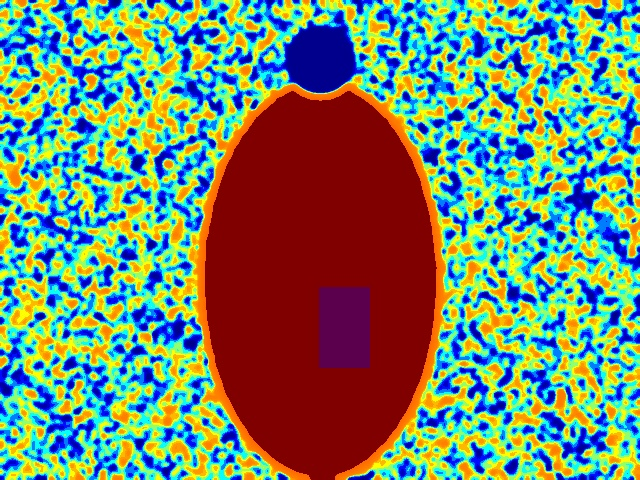
#> input picture thermal_weapon_detection/dataset/images/train/thermal_0000.jpg, 640 x 480 px, given in place of the camera
$ python thermal_simulator.py
#> lines starting #> are read from the running program, lines starting #| are printed output that depends on the picture
#> in test_webcam, frame is the input picture: shape (480, 640, 3); mean B, G, R 107.8, 133.7, 116.6
"""
Standalone thermal simulator test - No imports needed
Run this to verify thermal effect works
"""

import cv2
import numpy as np
import os

def create_thermal_effect(image):
    """Converts RGB image to simulated thermal image"""
    gray = cv2.cvtColor(image, cv2.COLOR_BGR2GRAY)
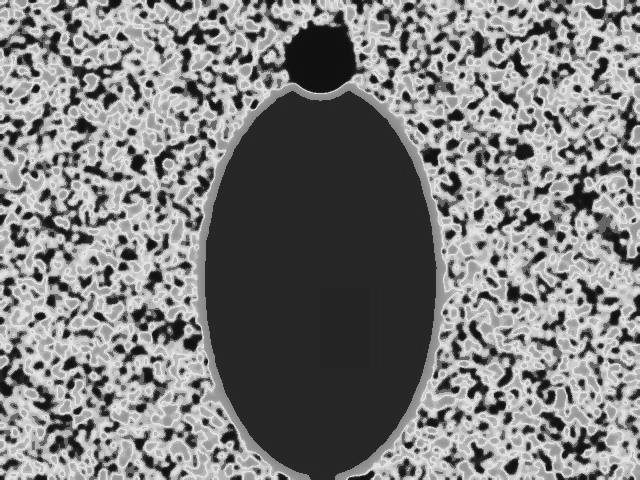
#> gray: shape (480, 640); min 14, max 234, mean 125.6
    inverted = cv2.bitwise_not(gray)
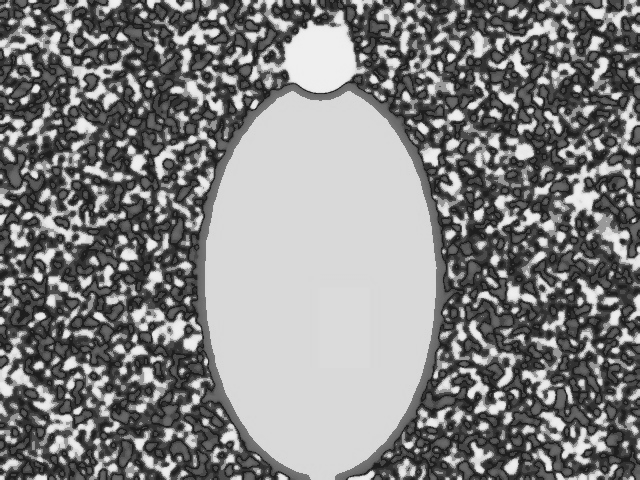
#> inverted: shape (480, 640); min 21, max 241, mean 129.4
    blurred = cv2.GaussianBlur(inverted, (15, 15), 0)
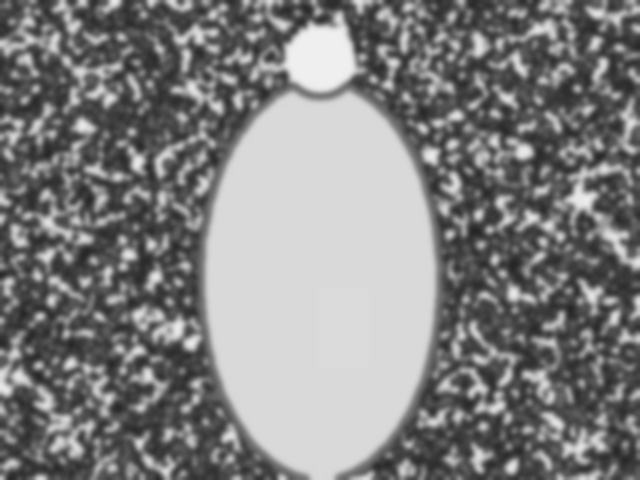
#> blurred: shape (480, 640); min 36, max 239, mean 129.4
    enhanced = cv2.equalizeHist(blurred)
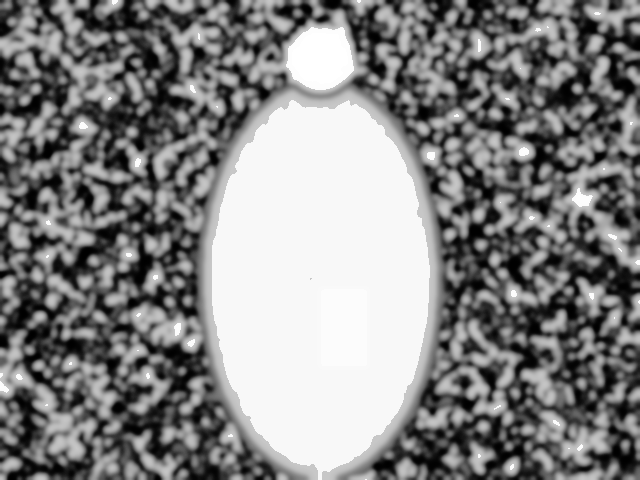
#> enhanced: shape (480, 640); min 0, max 255, mean 132.9
    thermal = cv2.applyColorMap(enhanced, cv2.COLORMAP_JET)
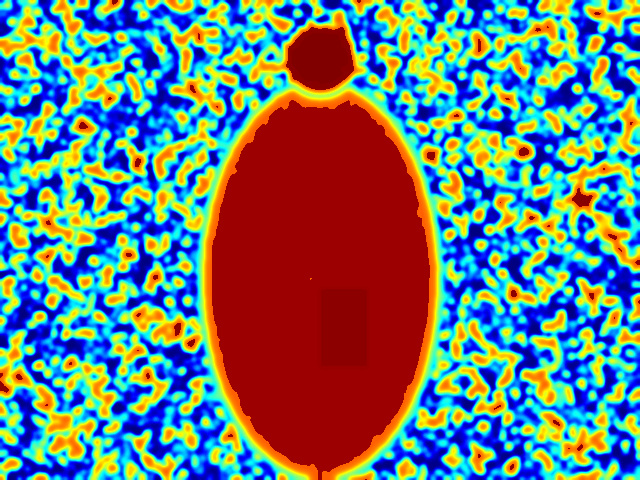
#> thermal: shape (480, 640, 3); mean B, G, R 119.6, 124, 106.1
#> (key q is pressed here)
    return thermal

def add_weapon_cold_spot(thermal_image, bbox):
    """Adds a cold spot at weapon location"""
    x, y, w, h = bbox
    mask = np.zeros(thermal_image.shape[:2], dtype=np.uint8)
    cv2.rectangle(mask, (x, y), (x+w, y+h), 255, -1)
    cold_overlay = thermal_image.copy()
    cold_overlay[mask > 0] = [255, 0, 0]  # Deep blue = cold
    result = cv2.addWeighted(thermal_image, 0.7, cold_overlay, 0.3, 0)
    return result

def create_sample_images():
    """Creates sample thermal images with weapons"""
    print("📸 Creating sample thermal images...")

    os.makedirs('test_images', exist_ok=True)
    os.makedirs('dataset/images/train', exist_ok=True)
    os.makedirs('dataset/images/val', exist_ok=True)
    os.makedirs('dataset/labels/train', exist_ok=True)
    os.makedirs('dataset/labels/val', exist_ok=True)

    for i in range(60):  # 50 train + 10 val
        # Create person silhouette
        img = np.random.randint(100, 200, (480, 640, 3), dtype=np.uint8)

        # Add person shape
        person_x, person_y = 200, 80
        person_w, person_h = 240, 400
        cv2.ellipse(img, (person_x + person_w//2, person_y + person_h//2),
                   (person_w//2, person_h//2), 0, 0, 360, (150, 130, 120), -1)

        # Add head
        cv2.circle(img, (person_x + person_w//2, person_y - 20), 35,
                  (180, 160, 140), -1)

        # Apply thermal effect
        thermal = create_thermal_effect(img)

        # Add weapon (pistol/knife/rifle)
        weapon_type = i % 3
        weapon_x = person_x + np.random.randint(40, 160)
        weapon_y = person_y + np.random.randint(150, 300)

        if weapon_type == 0:  # pistol
            weapon_w, weapon_h = 50, 80
        elif weapon_type == 1:  # knife
            weapon_w, weapon_h = 30, 100
        else:  # rifle
            weapon_w, weapon_h = 80, 60

        thermal = add_weapon_cold_spot(thermal, (weapon_x, weapon_y, weapon_w, weapon_h))

        # Determine split
        split = 'train' if i < 50 else 'val'

        # Save image
        img_path = f'dataset/images/{split}/thermal_{i:04d}.jpg'
        cv2.imwrite(img_path, thermal)

        # Create YOLO label
        center_x = (weapon_x + weapon_w/2) / 640
        center_y = (weapon_y + weapon_h/2) / 480
        width = weapon_w / 640
        height = weapon_h / 480

        label_path = f'dataset/labels/{split}/thermal_{i:04d}.txt'
        with open(label_path, 'w') as f:
            f.write(f"{weapon_type} {center_x:.6f} {center_y:.6f} {width:.6f} {height:.6f}\n")

        if (i + 1) % 10 == 0:
            print(f"  ✓ Created {i+1}/60 images")
#> this loop made 60 passes
#> pass 1, in create_sample_images, `cv2.imwrite(img_path, thermal)`:
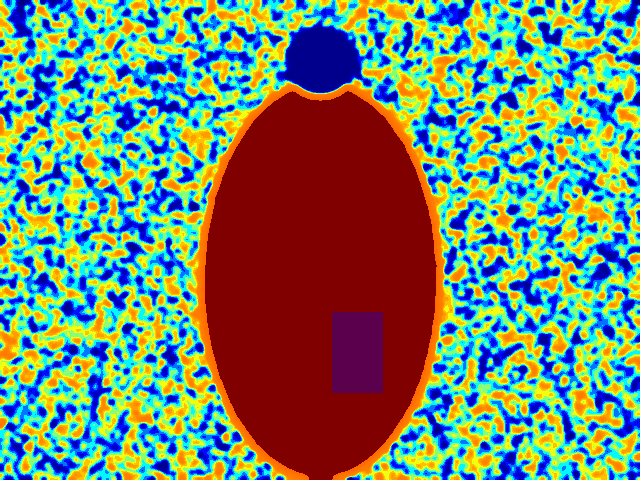
#> saved as thermal_0000.jpg: shape (480, 640, 3); mean B, G, R 107.8, 133, 113.4
#> after the loop:
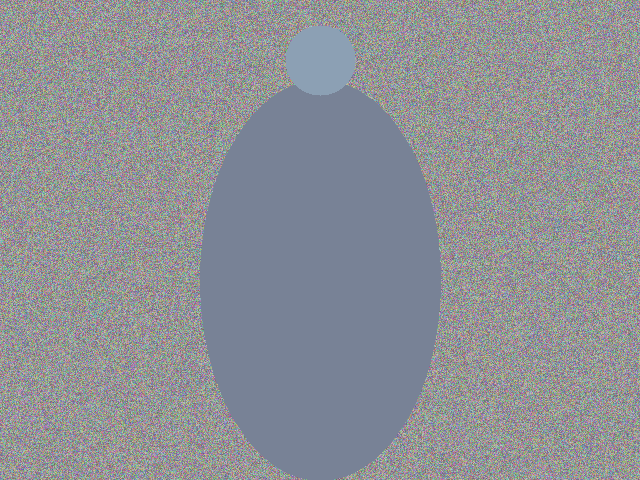
#> img: shape (480, 640, 3); mean of channels 0, 1, 2 150, 144.8, 142.2; drawn as B, G, R

    print(f"\n✓ Dataset created!")
    print(f"  - Training images: 50 (dataset/images/train/)")
    print(f"  - Validation images: 10 (dataset/images/val/)")
    print(f"  - Labels created in YOLO format")

def test_webcam():
    """Test thermal effect with webcam"""
    print("\n🎥 Testing webcam (press 'q' to quit)...")
    cap = cv2.VideoCapture(0)

    if not cap.isOpened():
        print("⚠️  Webcam not available")
        return False

    print("✓ Webcam active - showing thermal effect")

    while True:
        ret, frame = cap.read()
        if not ret:
            break

        thermal = create_thermal_effect(frame)

        cv2.imshow('Original', frame)
        cv2.imshow('Thermal Effect', thermal)

        if cv2.waitKey(1) & 0xFF == ord('q'):
            break

    cap.release()
    cv2.destroyAllWindows()
    return True

def main():
    print("="*60)
    print("THERMAL WEAPON DETECTION - QUICK TEST")
    print("="*60)

    print("\n[1/2] Testing thermal effect...")

    # Try webcam
    webcam_ok = test_webcam()

    if not webcam_ok:
        print("Webcam test skipped - will create sample images instead")

    print("\n[2/2] Creating training dataset...")
    create_sample_images()

    print("\n" + "="*60)
    print("✓ READY FOR TRAINING!")
    print("="*60)
    print("\nNext step: Run training")
    print("  python3 train_thermal_weapon_detector.py")
    print("="*60)

if __name__ == "__main__":
    main()

$ run again, on thermal_weapon_detection/dataset/images/train/thermal_0001.jpg
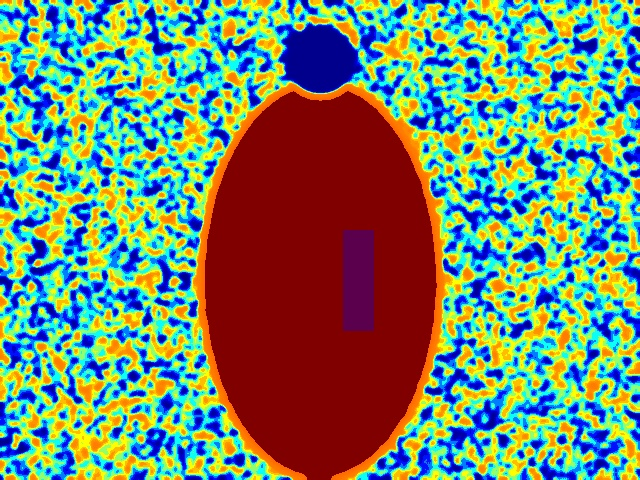
#> input picture thermal_weapon_detection/dataset/images/train/thermal_0001.jpg, 640 x 480 px, given in place of the camera
#> in test_webcam, frame is the input picture: shape (480, 640, 3); mean B, G, R 107.1, 133.1, 117
#> in create_thermal_effect, `enhanced = cv2.equalizeHist(blurred)`:
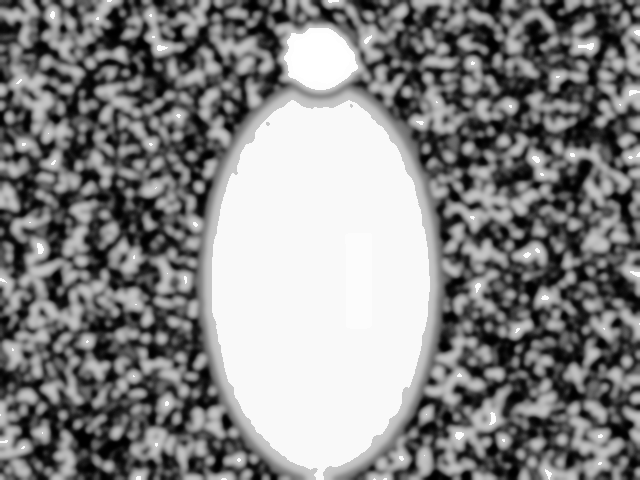
#> enhanced: shape (480, 640); min 0, max 255, mean 133.1
#> in create_thermal_effect, `thermal = cv2.applyColorMap(enhanced, cv2.COLORMAP_JET)`:
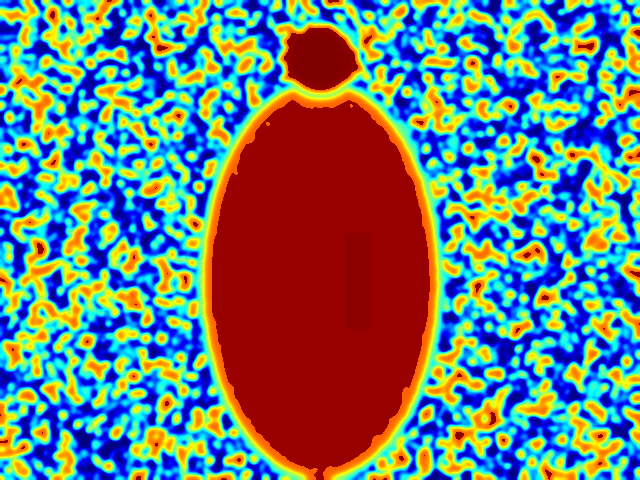
#> thermal: shape (480, 640, 3); mean B, G, R 119.6, 123.9, 105.3

$ run again, on thermal_weapon_detection/dataset/images/train/thermal_0002.jpg
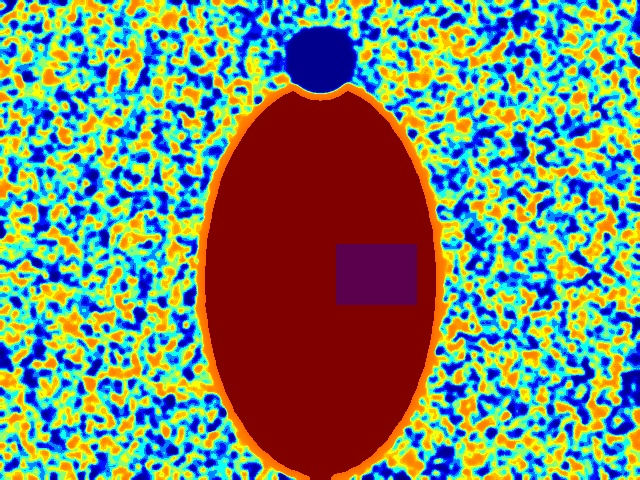
#> input picture thermal_weapon_detection/dataset/images/train/thermal_0002.jpg, 640 x 480 px, given in place of the camera
#> in test_webcam, frame is the input picture: shape (480, 640, 3); mean B, G, R 108.5, 132.7, 115.8
#> in create_thermal_effect, `enhanced = cv2.equalizeHist(blurred)`:
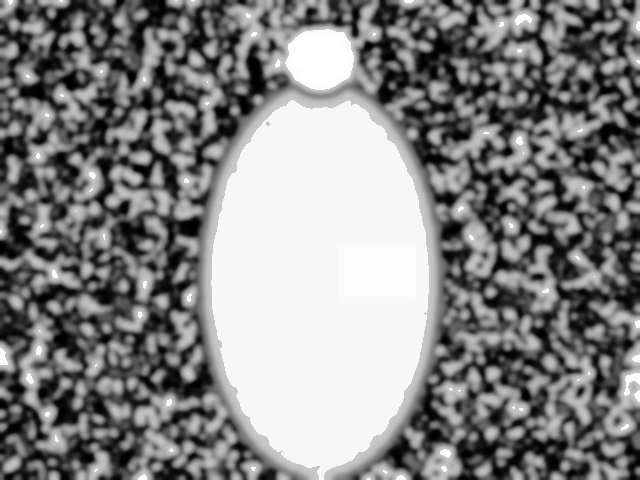
#> enhanced: shape (480, 640); min 0, max 255, mean 132.7
#> in create_thermal_effect, `thermal = cv2.applyColorMap(enhanced, cv2.COLORMAP_JET)`:
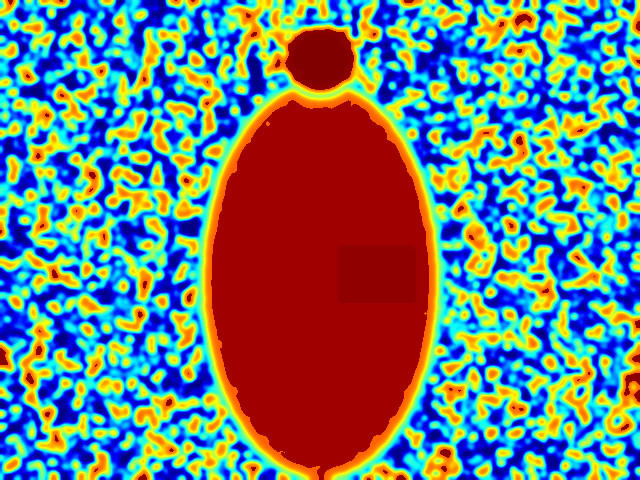
#> thermal: shape (480, 640, 3); mean B, G, R 119.5, 123.7, 106.7

$ run again, on thermal_weapon_detection/dataset/images/train/thermal_0003.jpg
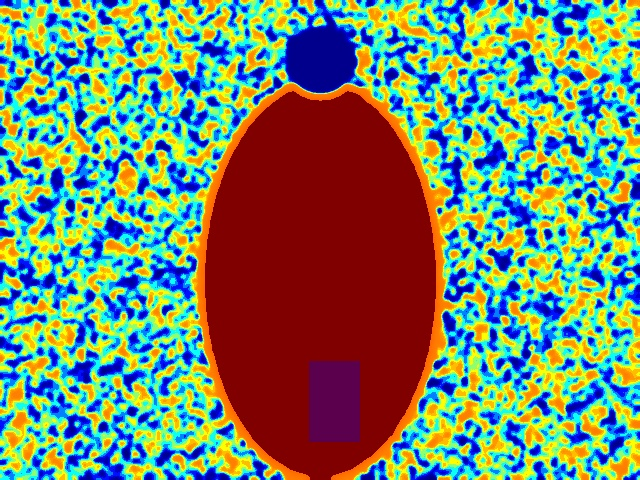
#> input picture thermal_weapon_detection/dataset/images/train/thermal_0003.jpg, 640 x 480 px, given in place of the camera
#> in test_webcam, frame is the input picture: shape (480, 640, 3); mean B, G, R 107.5, 132.9, 116.6
#> in create_thermal_effect, `thermal = cv2.applyColorMap(enhanced, cv2.COLORMAP_JET)`:
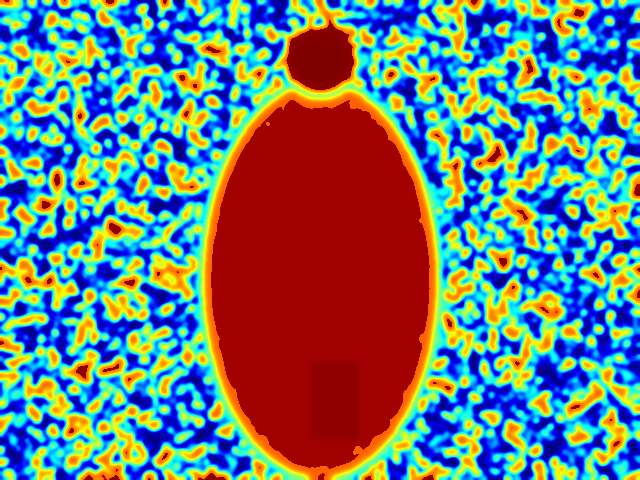
#> thermal: shape (480, 640, 3); mean B, G, R 119.6, 123.8, 106.7
